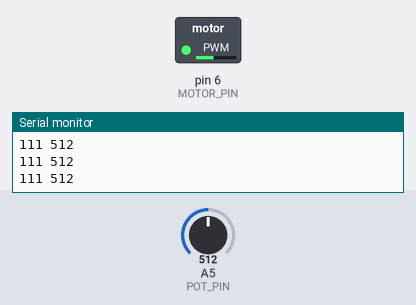
Bench run of a program on a simulated Arduino Uno, built with avr-gcc and run on an emulated ATmega328P. Parts: switched loads named in the program (green lamp = pin HIGH), the last lines printed to the serial monitor. The inputs (shaded band) are chosen by the test bench; at power-on: A5 (POT_PIN) = 512.

Above: at 1.2 s.
1.3 s: A5 (POT_PIN) set to 716
At 2.0 s:
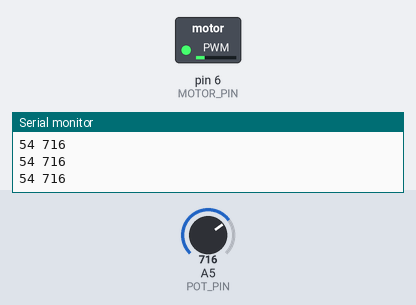
2.8 s: A5 (POT_PIN) set to 1023
At 3.1 s:
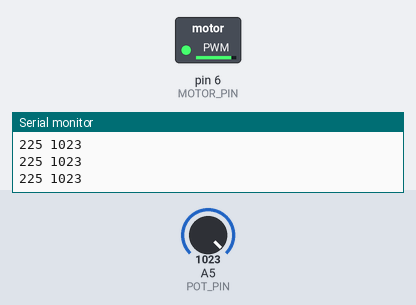
4.3 s: A5 (POT_PIN) set to 931
At 5.5 s:
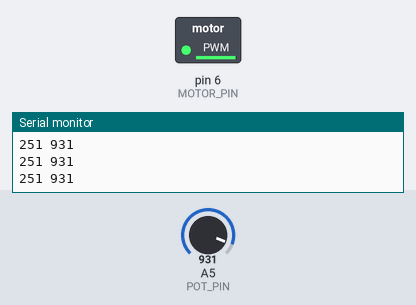
5.8 s: A5 (POT_PIN) set to 913
At 6.6 s:
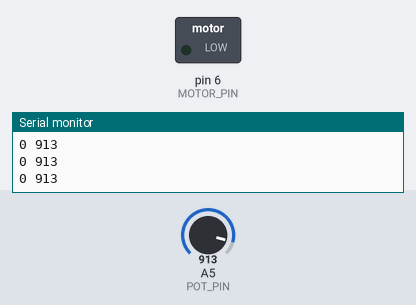
7.3 s: A5 (POT_PIN) set to 306
At 7.7 s:
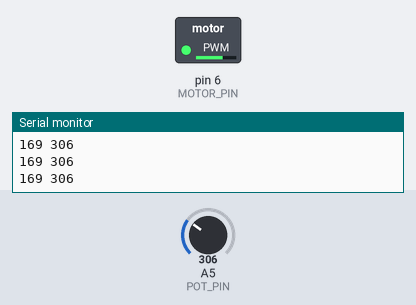
8.8 s: A5 (POT_PIN) set to 511
At 10.1 s:
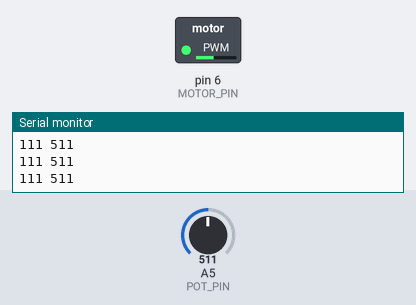
Timing chart, 0 to 11.3 s (numbered marks = the images above; inputs shaded):
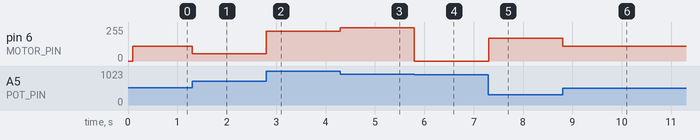

The program:

main.cpp
```cpp
#include <Arduino.h>

/*
  Slope (m) equation
       x, y    x, y
   (1023, 0)  (0, 255)
  m =  (y2 - y1)
        ---------
        (x2 - x1)
  m = (255 - 0) / (0 - 1023)
  m = - 255 / 1023

  Equation of the line
  y - y1 = m (x - x1)
  y - 0 = -255 / 1023 (x - 1023)
  y = -255 / 1023. * (x - 1023)
  x = analog read (potentiometer)
*/

#define MOTOR_PIN 6
#define POT_PIN A5
#define MOTOR_INTERVAL_DIGITAL 1000
#define MOTOR_INTERVAL_ANALOG 2000
#define MOTOR_INTERVAL_POT 100
unsigned long previous_read = 0;
byte exponentValue = 5;
byte motorValue = 0;

void digital();
void analog();
void potentiometer();

void setup() {
  pinMode(MOTOR_PIN, OUTPUT);
  pinMode(POT_PIN, INPUT);
  Serial.begin(9600);
}

void loop() {
  // digital();
  // analog();
  potentiometer();
}

void digital() {
  if (millis() - previous_read >= MOTOR_INTERVAL_DIGITAL) {
    previous_read = millis();
    digitalWrite(MOTOR_PIN, !digitalRead(MOTOR_PIN));
  }
}

// Lesson challenge
void analog() {
  if (millis() - previous_read >= MOTOR_INTERVAL_ANALOG) {
    previous_read = millis();
    if (exponentValue > 8) {
      exponentValue = 5;
    }

    analogWrite(MOTOR_PIN, pow(2, exponentValue));
    Serial.println("exp value: " + String(pow(2, exponentValue)));
    exponentValue += 1;
  }
}

void potentiometer() {
  if (millis() - previous_read >= MOTOR_INTERVAL_POT) {
    previous_read = millis();
    motorValue = -255 / 910. * (analogRead(POT_PIN) - 910);
    Serial.print(motorValue);
    Serial.print(" ");
    Serial.println(analogRead(POT_PIN));
    analogWrite(MOTOR_PIN, motorValue);
  }
}
```

Measured:
- the behaviour switches between 914 and 913 on A5 (POT_PIN) (found by bisection; images 3 and 4)
- after the input at 1.3 s, pin 6 (MOTOR_PIN): 111/255 → 54/255 at once
- after the input at 2.8 s, pin 6 (MOTOR_PIN): 54/255 → 225/255 at once
- after the input at 4.3 s, pin 6 (MOTOR_PIN): 225/255 → 251/255 at once
- after the input at 5.8 s, pin 6 (MOTOR_PIN): 251/255 → 0/255 at once
- after the input at 7.3 s, pin 6 (MOTOR_PIN): 0/255 → 169/255 at once
- after the input at 8.8 s, pin 6 (MOTOR_PIN): 169/255 → 111/255 at once
